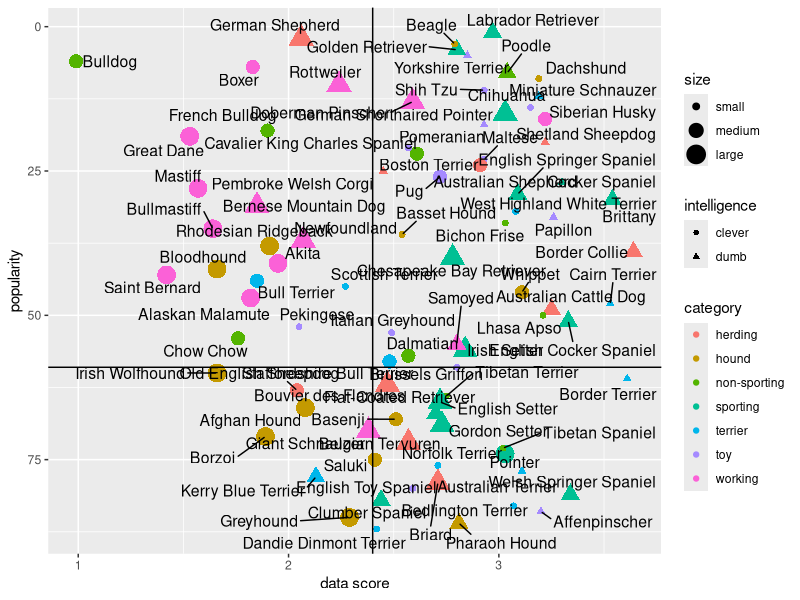

Here is the R script that generated this plot:
## ---- chunk 1
knitr::opts_chunk$set(echo = TRUE)
knitr::opts_chunk$set(fig.width=12, fig.height=8)
library(ggplot2)
library(ggrepel)
library(tidyverse)
## ---- chunk 2
dogsFull <- readxl::read_xlsx("KIB - Best in Show (public).xlsx", "Best in show full sheet")
columns <- as.character(unlist(dogsFull[2,]))
columns[1] <- as.character(dogsFull[3,1])
colnames(dogsFull) <- columns
dogsFull <- dogsFull[-c(1:3),]
dogsFull <- dogsFull[colSums(!is.na(dogsFull)) > 0]
dogsFull[dogsFull == "no data"] <- NA
temp <- dogsFull[c(1, 2, 3, 5, 8, 27)]
temp <- temp %>% mutate(Dog.breed = as.factor(`Dog breed`), category = as.factor(category), 
                        datadog.score = as.numeric(`datadog score`), popularity = as.numeric(`POPULARITY IN US`),
                        INTELLIGENCE.RANKING = as.numeric(`1 INTELLIGENCE (TRAINABILITY) ranking`),
                        size = factor(`size category`, levels = c("small", "medium", "large"))) %>%
                 mutate(intelligence = as.factor(ifelse(INTELLIGENCE.RANKING >= 39, "clever", "dumb")))
temp <- temp %>% select(Dog.breed, category, size, datadog.score, intelligence, popularity) %>%
                 filter(!(is.na(Dog.breed) | is.na(category) | is.na(size) |
                 is.na(datadog.score) | is.na(popularity) | is.na(intelligence)))
dogsClean <- temp
## ---- chunk 3
dogsClean %>% ggplot(aes(x = datadog.score, y = popularity)) + 
  geom_point(aes(color = category, shape = intelligence, size = size)) + 
  geom_text_repel(aes(label = Dog.breed),  size = 4) +
  ylim(rev(range(dogsClean$popularity))) +
  geom_hline(yintercept = 59) + 
  geom_vline(xintercept = 2.4) + 
  ylab("popularity") +
  xlab("data score")
